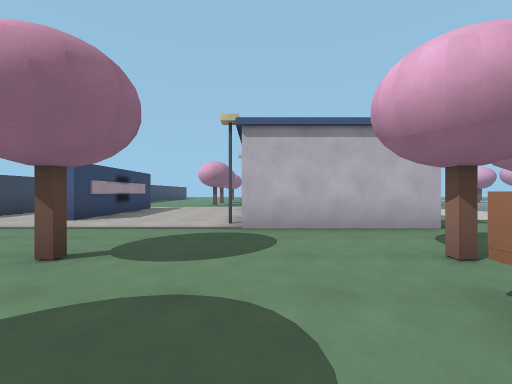
[1] (above)

16 first-person views from a walk through a 3-D level made in the Godot game engine. The camera is 1.3 m above the floor, looks level and sees 90° across. Doors that lead somewhere are drawn open, without their leaves. The floor is counted in squares, 2 m on a side. Each view is taken from the middle of a square. On the plan, view 1 faces up. The plan holds only what a view shows up to about 9 squares ahead; the rest is blank. The place goes on beyond the plan. Characters and animated objects are left out. Surface patterns are stand-ins for the level's own textures.

[2]
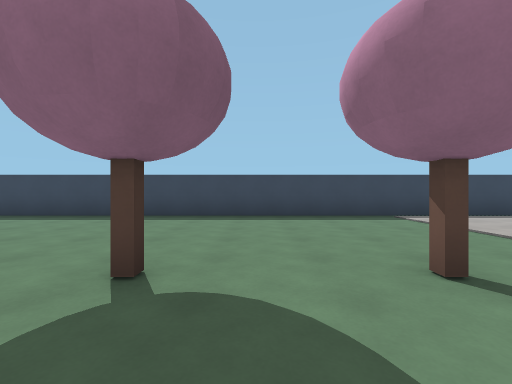

[3]
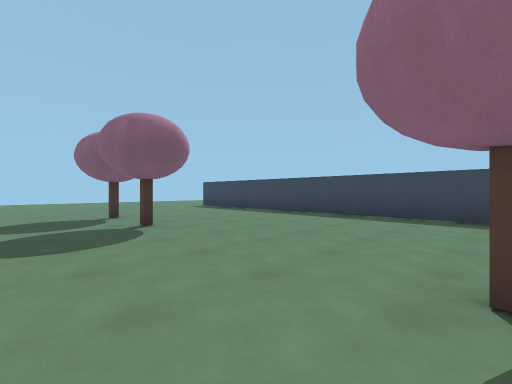

[4]
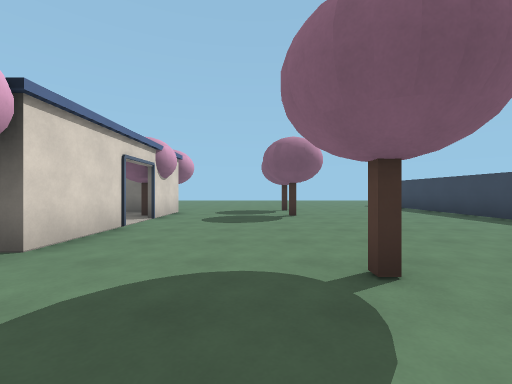

[5]
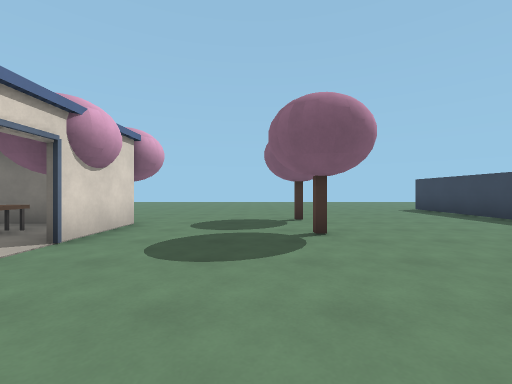

[6]
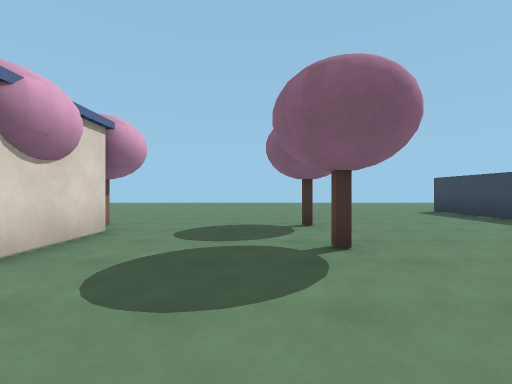

[7]
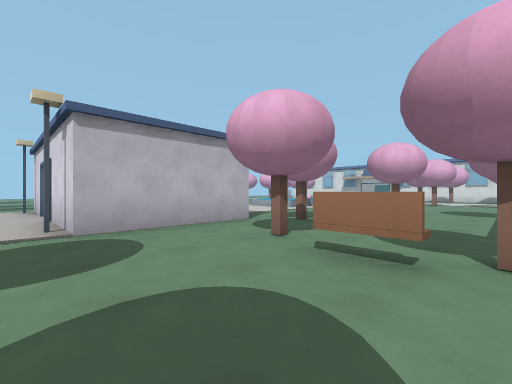

[8]
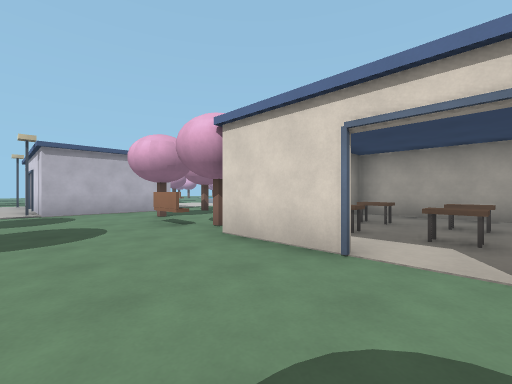

[9]
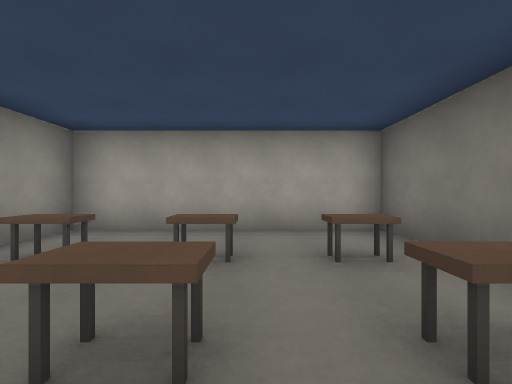

[10]
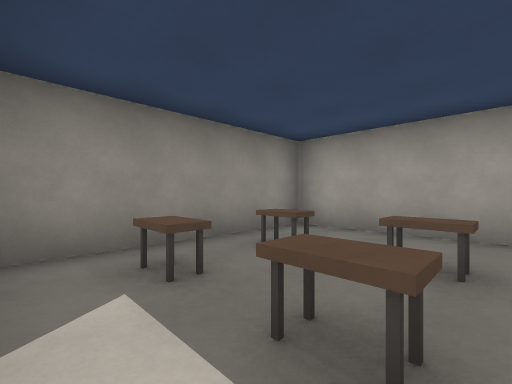

[11]
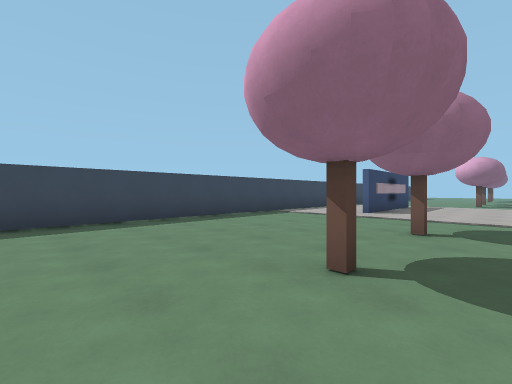

[12]
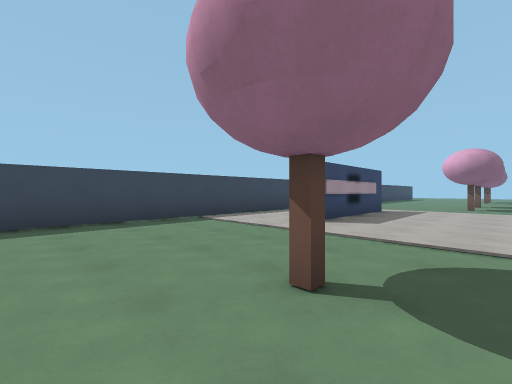

[13]
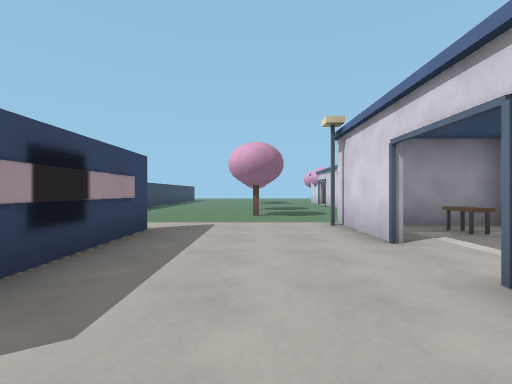

[14]
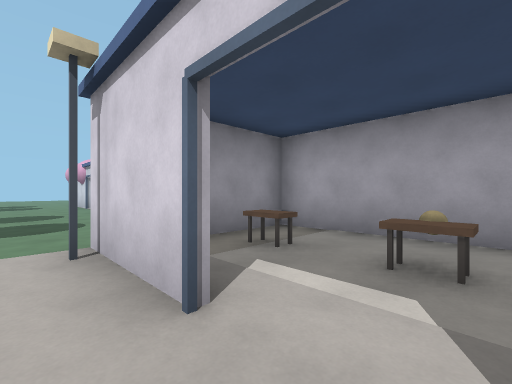

[15]
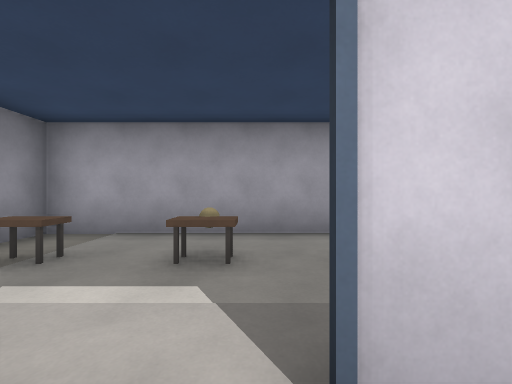

[16]
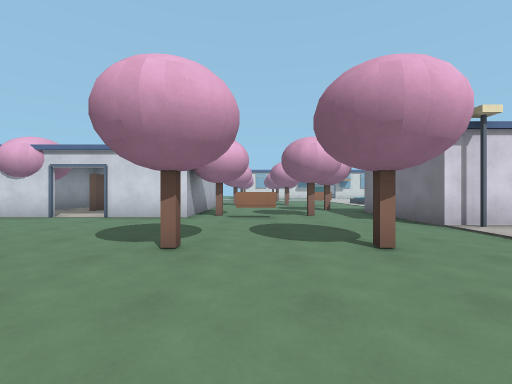

### Floor plan
Key: @ floor where view 1 was taken; # wall or solid block; . floor; ^ raised ledge; O other object.
Columns run from 7 left of view 1 to 10 right of it. Each row starts with its distance up from view 1.
 21          #
 20         .#.OO
 19       .....
 18       ....
 17      ....#
 16     .....##
 15    ..#...#..
 14   ......#...
 13   ...#...#..
 12   .........#
 11   ..........
 10    ....O###
  9    #...#..#
  8 #  #......#
  7 #. #......#
  6 #..#...#..#..
  5 #......O###..
  4 #..........#.
  3 #....#...#..   #
  2 #..........   ...
  1 #.................
  0 #....#.@.#..... ..
 -1 #........#####
 -2 #........#^..#
 -3 #............#
 -4 #............#
 -5 #....#...#^..#
 -6 #........#####
 -7 #....#...#
 -8 #.........

Where each view was taken, in squares from view 1:
view 1: 0 up, 0 right, facing up
view 2: 1 up, 0 right, facing left
view 3: 0 up, 0 right, facing down-left
view 4: 2 up, 1 left, facing down
view 5: 1 down, 1 left, facing down
view 6: 2 down, 1 left, facing down
view 7: 0 up, 1 left, facing up-right
view 8: 4 down, 1 left, facing up-right
view 9: 4 down, 2 right, facing right
view 10: 4 down, 2 right, facing up-right
view 11: 2 down, 1 left, facing up-left
view 12: 1 up, 1 left, facing up-left
view 13: 5 up, 2 left, facing up
view 14: 7 up, 1 left, facing up-right
view 15: 7 up, 1 left, facing right
view 16: 14 up, 5 left, facing right
